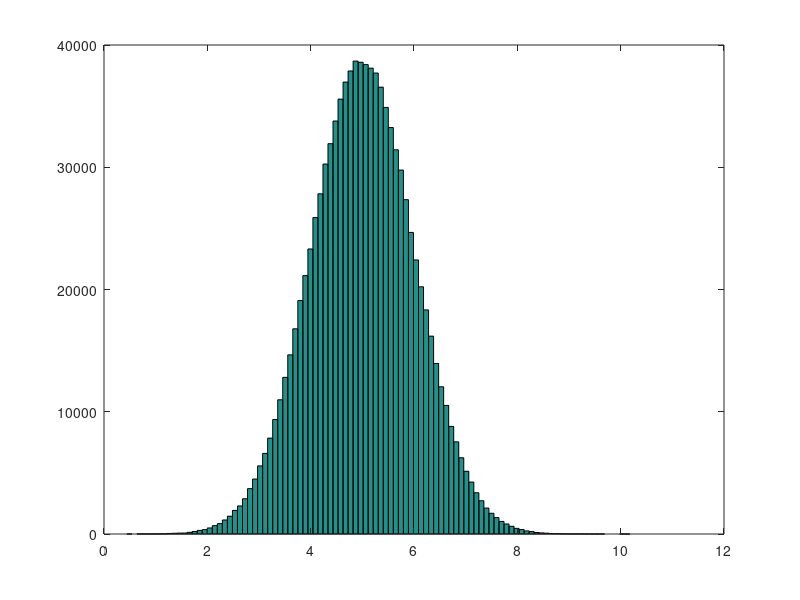

Write the MATLAB code that produced this figure. (Note: this script raises an error after producing the figure.)
clc
clear all
close all

%gerando numero aleatorios com distribuição normal
ruido = randn(1,1000e3);
maior = max(ruido);
media = mean(ruido);
variancia = var(ruido);
hist(ruido,100);
%valor medio quadrático
Ex2 = sum(ruido.^2)/length(ruido)

%para deslocar a média
ruido_desloc = ruido + 5;
hist(ruido_desloc,100);
Ex2_r = sum(ruido_desloc.^2)/length(ruido_desloc);

%calculando desvio padrão
ruido2 = sqrt(10)*ruido;
var(ruido2);

%-------------------------------------
%gerando um ruido somado a um sinal

info = randi([0 1],1,1e3)*2-1;

info_format = rectpulse(info,100);

var = 0.1
ruido = rand(1,length(info_format));
r = info_format + ruido;
plot(r)
xlim([0 1500]);

